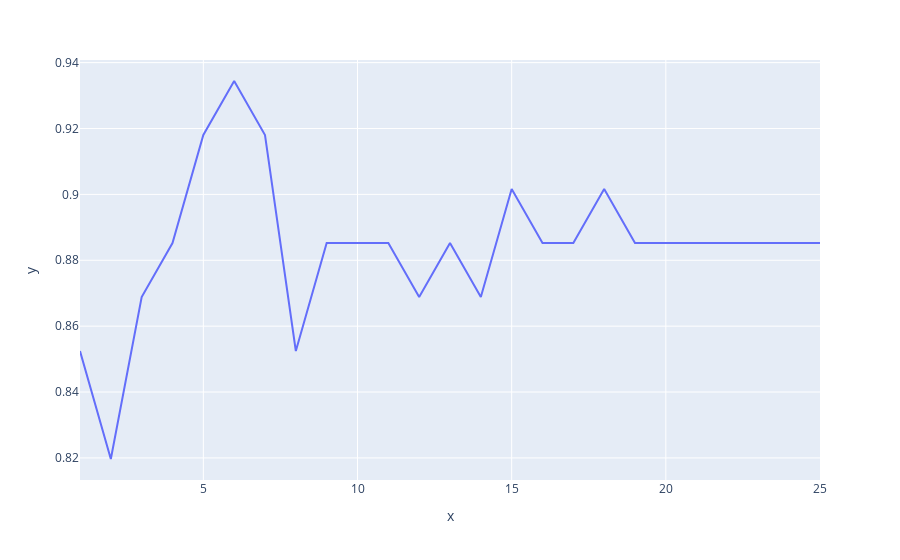

The cell this chart's notebook holds for it:
### Code cell
px.line(x=k_range,y=score_list)

### Figure 1 — Plotly figure (JSON) as saved in the notebook; plotly's stock layout.template omitted (floating-point values rounded to 4 significant figures)
{"data": [{"hovertemplate": "x=%{x}<br>y=%{y}<extra></extra>", "legendgroup": "", "line": {"color": "#636efa", "dash": "solid"}, "marker": {"symbol": "circle"}, "mode": "lines", "name": "", "orientation": "v", "showlegend": false, "type": "scatter", "x": [1, 2, 3, 4, 5, 6, 7, 8, 9, 10, 11, 12, 13, 14, 15, 16, 17, 18, 19, 20, 21, 22, 23, 24, 25], "xaxis": "x", "y": [0.8525, 0.8197, 0.8689, 0.8852, 0.918, 0.9344, 0.918, 0.8525, 0.8852, 0.8852, 0.8852, 0.8689, 0.8852, 0.8689, 0.9016, 0.8852, 0.8852, 0.9016, 0.8852, 0.8852, 0.8852, 0.8852, 0.8852, 0.8852, 0.8852], "yaxis": "y"}], "layout": {"legend": {"tracegroupgap": 0}, "margin": {"t": 60}, "xaxis": {"anchor": "y", "domain": [0, 1], "title": {"text": "x"}}, "yaxis": {"anchor": "x", "domain": [0, 1], "title": {"text": "y"}}}}
